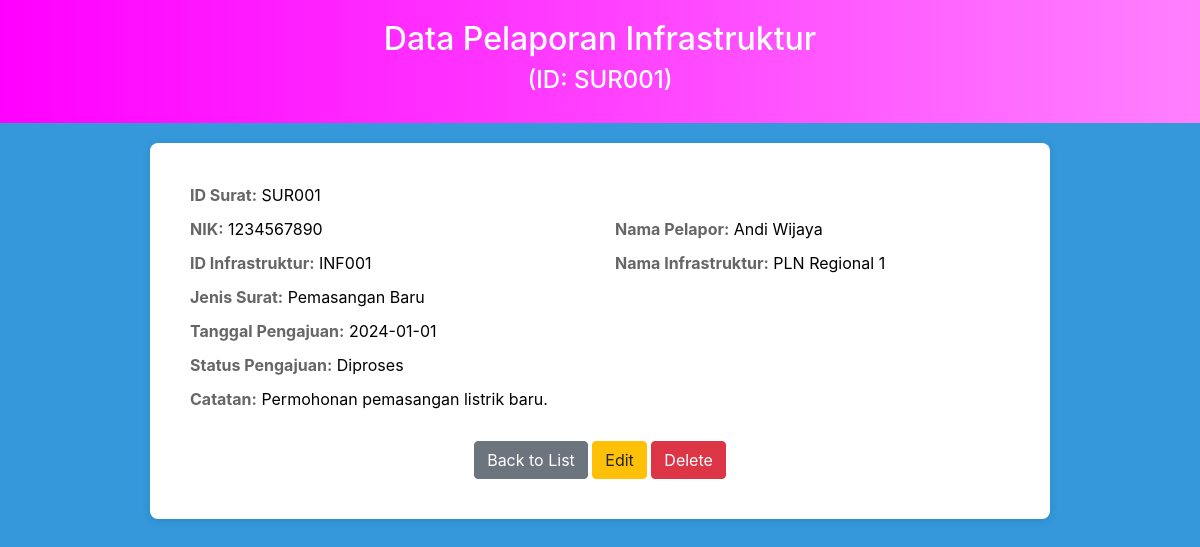
Screenshot of /LDinfra/pelaporan/view.php?id_surat=SUR001 with the database file from the repository.
### tables this page shows
CREATE TABLE `pengaduan_infrastruktur` (
  `id_surat` varchar(20) NOT NULL,
  `NIK` varchar(20) DEFAULT NULL,
  `id_infrastruktur` varchar(20) DEFAULT NULL,
  `jenis_surat` enum('Pemasangan Baru','Pemutusan','Perubahan Data','Pengaduan','Lainnya') DEFAULT NULL,
  `tanggal_pengajuan` date DEFAULT NULL,
  `status_pengajuan` enum('Diproses','Disetujui','Ditolak') DEFAULT NULL,
  `catatan` text DEFAULT NULL
);

CREATE TABLE `masyarakat` (
  `NIK` varchar(20) NOT NULL,
  `nama_penduduk` varchar(100) DEFAULT NULL,
  `alamat` text DEFAULT NULL,
  `tanggal_lahir` date DEFAULT NULL,
  `no_telepon` varchar(15) DEFAULT NULL,
  `email` varchar(100) DEFAULT NULL
);

CREATE TABLE `infrastruktur` (
  `id_infrastruktur` varchar(20) NOT NULL,
  `jenis_infrastruktur` enum('PLN','PDAM','Internet','Lainnya') DEFAULT NULL,
  `penyedia_layanan` varchar(100) DEFAULT NULL,
  `alamat_kantor` text DEFAULT NULL,
  `no_telepon_kantor` varchar(15) DEFAULT NULL,
  `jam_operasional` varchar(50) DEFAULT NULL
);

### LDinfra/pelaporan/view.php (the view, shortened to what this page needs)
<!DOCTYPE html>
<html>
<head>
    <link rel="stylesheet" href="../../bootstrap/css/bootstrap.min.css">
</head>
<body style="background-color: #3498db; color: white;">
<div class="header">
    <h2>Data Pelaporan Infrastruktur</h2>
    <?php
        if (isset($_GET['id_surat'])) {
            echo "<h4>(ID: " . htmlspecialchars($_GET['id_surat']) . ")</h4>";
        } else {
            echo "<h4>No ID Surat Provided</h4>";
        }
    ?>
</div>
<div class="content">
    <?php
    require 'koneksi.php';
    if (isset($_GET['id_surat'])) {
        $idsurat = $_GET['id_surat'];
        $query = "
                SELECT pi.*, i.penyedia_layanan, u.nama_penduduk AS nama_pelapor
                FROM pengaduan_infrastruktur pi
                JOIN infrastruktur i ON pi.id_infrastruktur = i.id_infrastruktur
                JOIN masyarakat u ON pi.NIK = u.NIK
                WHERE pi.id_surat = '$idsurat'
            ";
        $result = mysqli_query($conn, $query);
        if (mysqli_num_rows($result) > 0) {
            $data = mysqli_fetch_assoc($result);
            ?>
            <div class="row">
                <div class="col-6">
                    <span class="label">ID Surat:</span> <span class="value"><?php echo htmlspecialchars($data['id_surat'] ?? 'N/A'); ?></span>
                </div>
            </div>
            <div class="row">
                <div class="col-6">
                    <span class="label">NIK:</span> <span class="value"><?php echo htmlspecialchars($data['NIK'] ?? 'N/A'); ?></span>
                </div>
                <div class="col-6">
                    <span class="label">Nama Pelapor:</span> <span class="value"><?php echo htmlspecialchars($data['nama_pelapor'] ?? 'N/A'); ?></span>
                </div>
            </div>
            <div class="row">
                <div class="col-6">
                    <span class="label">ID Infrastruktur:</span> <span class="value"><?php echo htmlspecialchars($data['id_infrastruktur'] ?? 'N/A'); ?></span>
                </div>
                <div class="col-6">
                    <span class="label">Nama Infrastruktur:</span> <span class="value"><?php echo htmlspecialchars($data['penyedia_layanan'] ?? 'N/A'); ?></span>
                </div>
            </div>
            <div class="row">
                <div class="col-6">
                    <span class="label">Jenis Surat:</span> <span class="value"><?php echo htmlspecialchars($data['jenis_surat'] ?? 'N/A'); ?></span>
                </div>
            </div>
            <div class="row">
                <div class="col-6">
                    <span class="label">Tanggal Pengajuan:</span> <span class="value"><?php echo htmlspecialchars($data['tanggal_pengajuan'] ?? 'N/A'); ?></span>
                </div>
            </div>
            <div class="row">
                <div class="col-6">
                    <span class="label">Status Pengajuan:</span> <span class="value"><?php echo htmlspecialchars($data['status_pengajuan'] ?? 'N/A'); ?></span>
                </div>
            </div>
            <div class="row">
                <div class="col-6">
                    <span class="label">Catatan:</span> <span class="value"><?php echo htmlspecialchars($data['catatan'] ?? 'N/A'); ?></span>
                </div>
            </div>
            <div class="actions">
                <a href="index.php" class="btn btn-secondary">Back to List</a>
                <a href="update.php?id_surat=<?php echo $data['id_surat']; ?>" class="btn btn-warning">Edit</a>
                <a href="delete.php?id_surat=<?php echo $data['id_surat']; ?>" class="btn btn-danger" onclick="return confirm('Are you sure you want to delete this record?')">Delete</a>
            </div>
            <?php
        } else {
            echo "<p>Data not found.</p>";
        }
    } else {
        echo "<p>No ID Surat provided.</p>";
    }
    ?>
</div>
</body>
</html>

### LDinfra/pelaporan/view.php (style rules this page uses)
.header { background: linear-gradient(90deg, #ff00ff, #ff80ff); color: white; padding: 20px 0; text-align: center; }
.content { margin: 20px auto; padding: 40px; max-width: 900px; background-color: white; border-radius: 8px; box-shadow: 0 2px 10px rgba(0, 0, 0, 0.1); }
.label { font-weight: bold; color: #666; }
.value { font-weight: normal; color: #000; }
.row div { margin-bottom: 10px; }
.actions { text-align: center; margin-top: 20px; }

### rows the page displays
pengaduan_infrastruktur: id_surat "SUR001", NIK "1234567890", NIK.nama_penduduk "Andi Wijaya", id_infrastruktur "INF001", id_infrastruktur.penyedia_layanan "PLN Regional 1", jenis_surat "Pemasangan Baru", tanggal_pengajuan "2024-01-01", status_pengajuan "Diproses", catatan "Permohonan pemasangan listrik baru."

### other values shown
$_GET['id_surat'] "SUR001"
